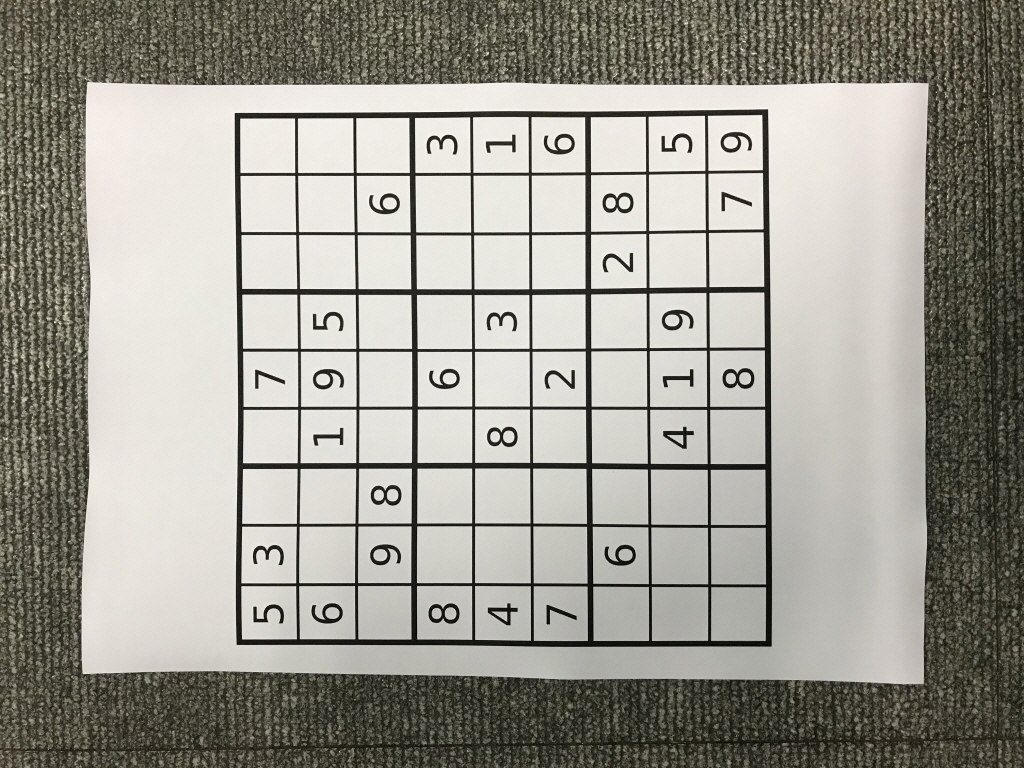
#> input picture sIMG_2164.jpg, 1024 x 768 px
$ jupyter execute 1.4.2.ipynb
#> lines starting #> are read from the running program, lines starting #| are printed output that depends on the picture; after the words box and inside, x2 and y2 are one past the last pixel; in counts of white or black regions, pixels touching at a corner belong together
[cell 1]
import cv2
import numpy as np
from matplotlib import pyplot as plt
img = cv2.imread('sIMG_2164.jpg',0)
#> img: shape (768, 1024); min 3, max 252, mean 154.7
ret,thresh1 = cv2.threshold(img,127,255,cv2.THRESH_BINARY)
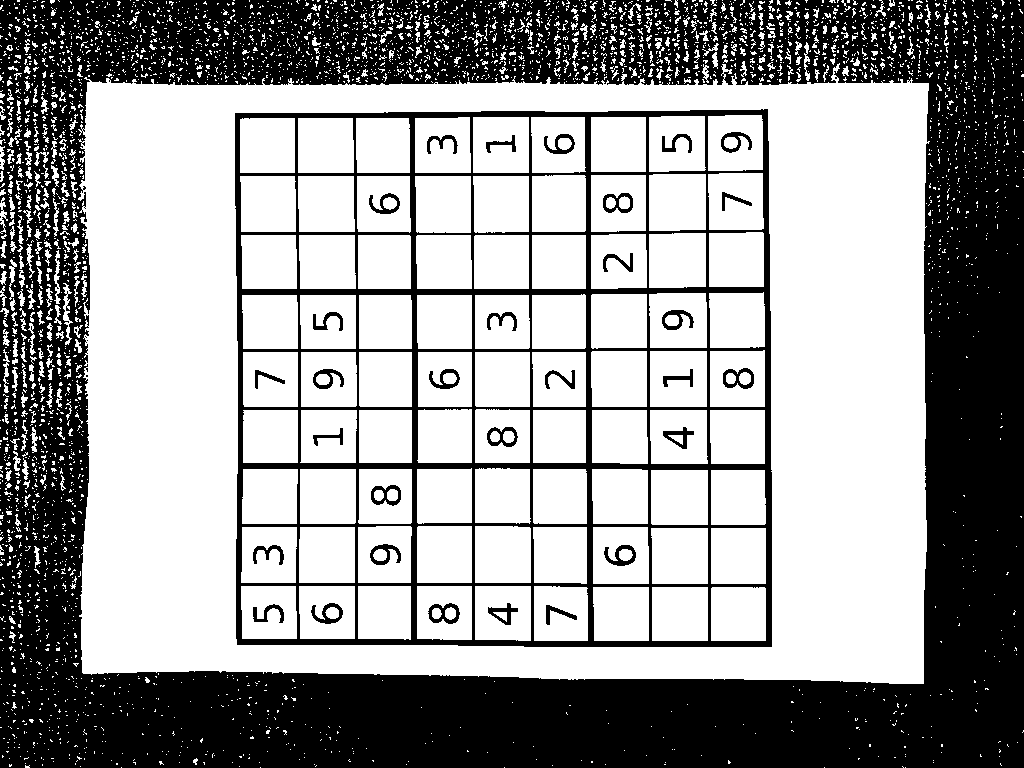
#> thresh1: shape (768, 1024); 60.5% white; 71 black regions (39 under 20 px), largest, box (x1, y1, x2, y2) and area: (0, 0, 1024, 768) 262060, (235, 109, 772, 647) 41345, (428, 603, 460, 624) 314
ret,thresh2 = cv2.threshold(img,127,255,cv2.THRESH_BINARY_INV)

ret,thresh3 = cv2.threshold(img,127,255,cv2.THRESH_TRUNC)
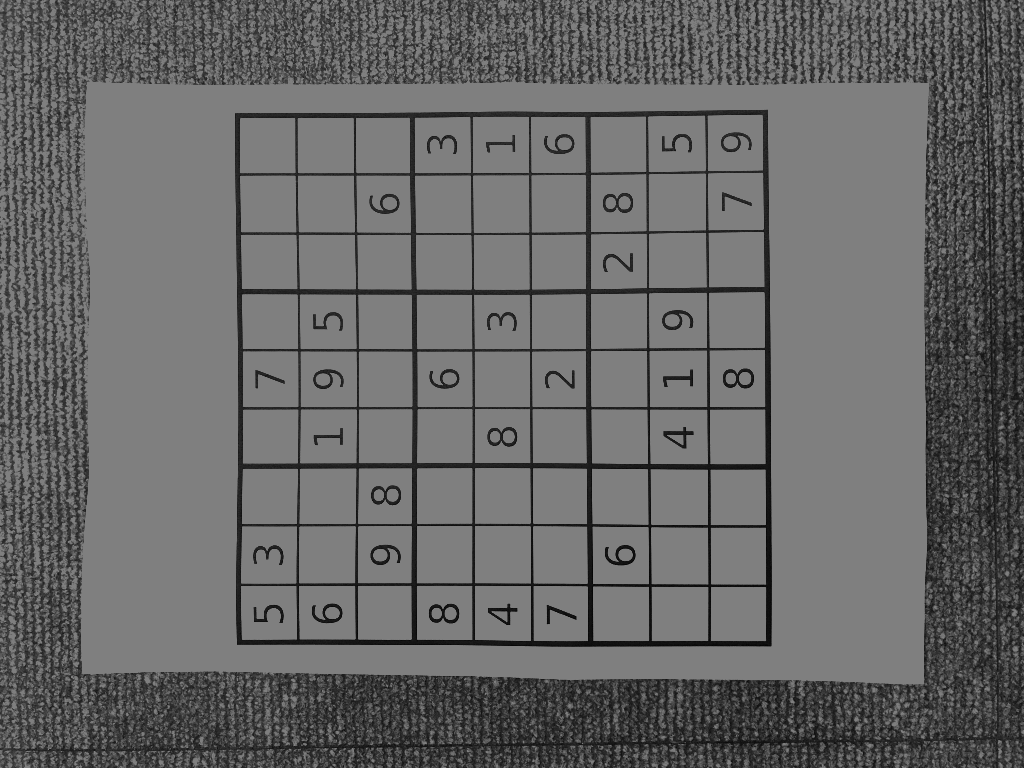
#> thresh3: shape (768, 1024); min 3, max 127, mean 103.3
ret,thresh4 = cv2.threshold(img,127,255,cv2.THRESH_TOZERO)
ret,thresh5 = cv2.threshold(img,127,255,cv2.THRESH_TOZERO_INV)
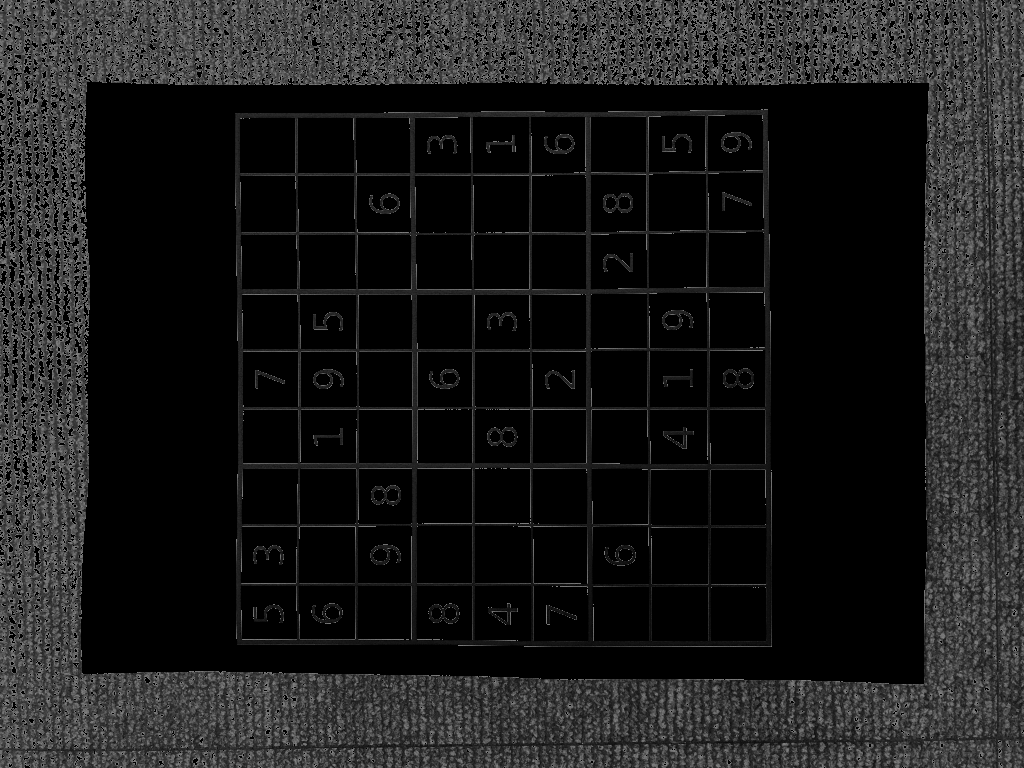
#> thresh5: shape (768, 1024); min 0, max 127, mean 26.5
titles = ['Original Image','BINARY','BINARY_INV','TRUNC','TOZERO','TOZERO_INV']
images = [img, thresh1, thresh2, thresh3, thresh4, thresh5]
for i in range(6):
    plt.subplot(2,3,i+1),plt.imshow(images[i],'gray')
    plt.title(titles[i])
    plt.xticks([]),plt.yticks([])
plt.show()

[cell 2]
import cv2
import numpy as np
from matplotlib import pyplot as plt

img = cv2.imread('sIMG_2180.jpg',0)
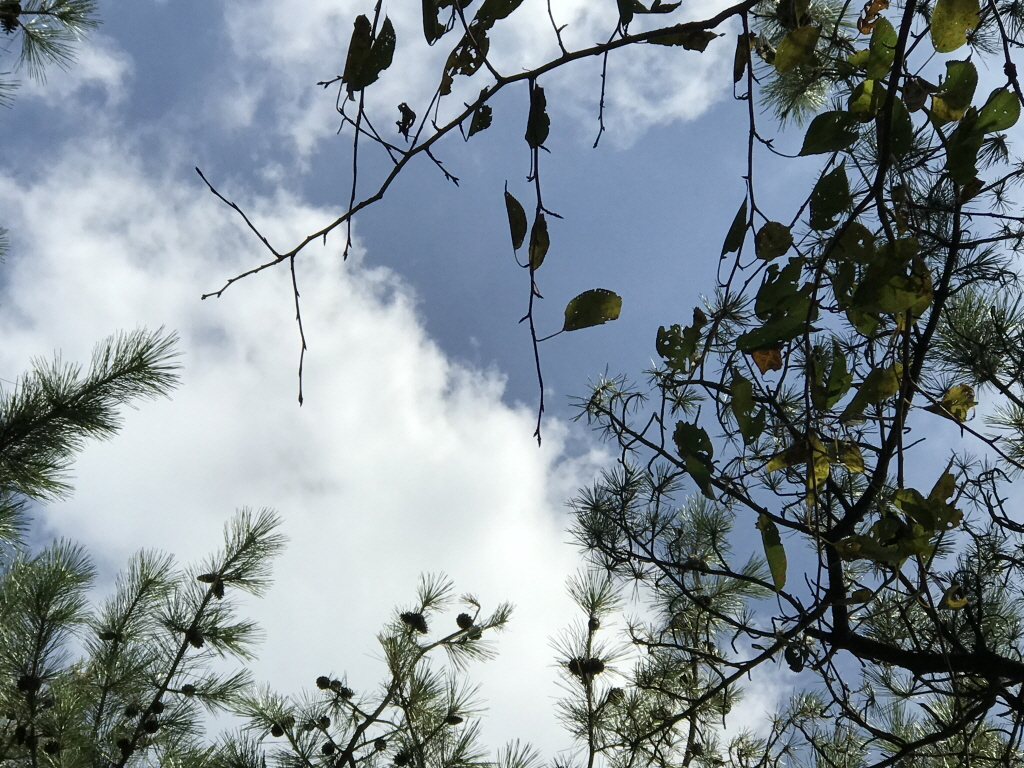
#> input picture sIMG_2180.jpg, 1024 x 768 px
#> img: shape (768, 1024); min 0, max 255, mean 138.6
ret,threshl = cv2.threshold(img,90,255,cv2.THRESH_BINARY)
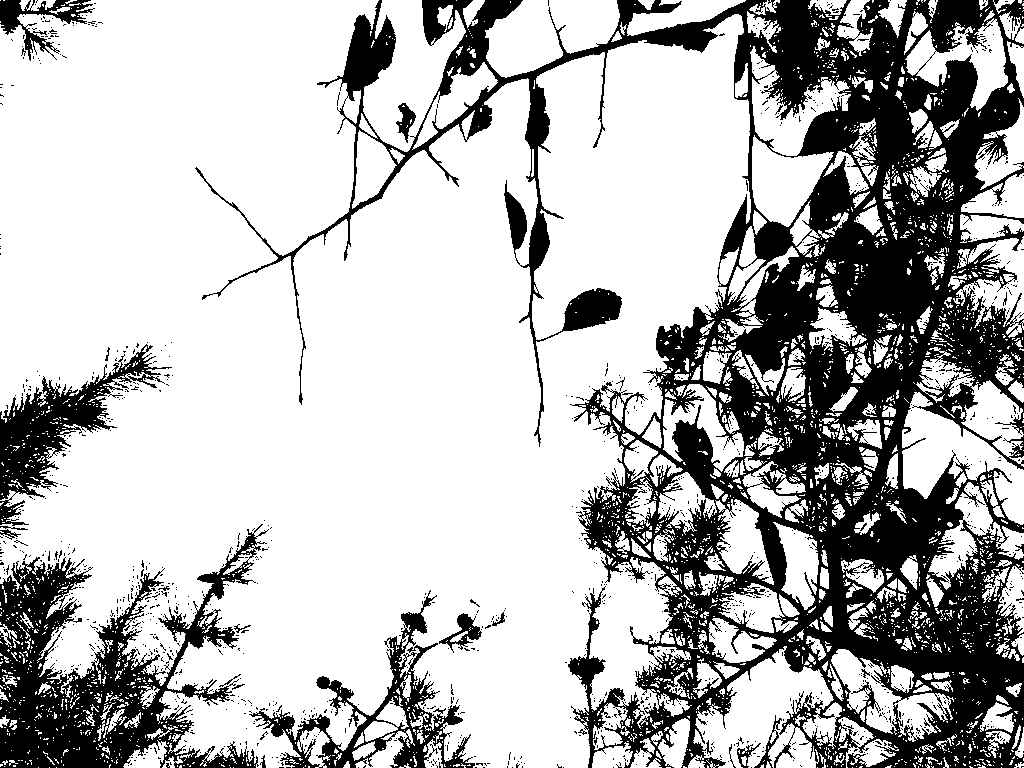
#> threshl: shape (768, 1024); 71.8% white; 1307 black regions (1280 under 20 px), largest, box (x1, y1, x2, y2) and area: (195, 0, 1024, 768) 173835, (0, 524, 269, 768) 24897, (0, 344, 172, 526) 7940


titles = ['Original Image', 'BINARY']
images = [img, thresh1]
plt.figure(figsize=(20, 10))
for i in range(2):
    plt.subplot(1,2, i+1), plt.imshow(images[i],'gray')
    plt.title(titles[i])
    plt.xticks([]),plt.yticks([])
plt.show()
